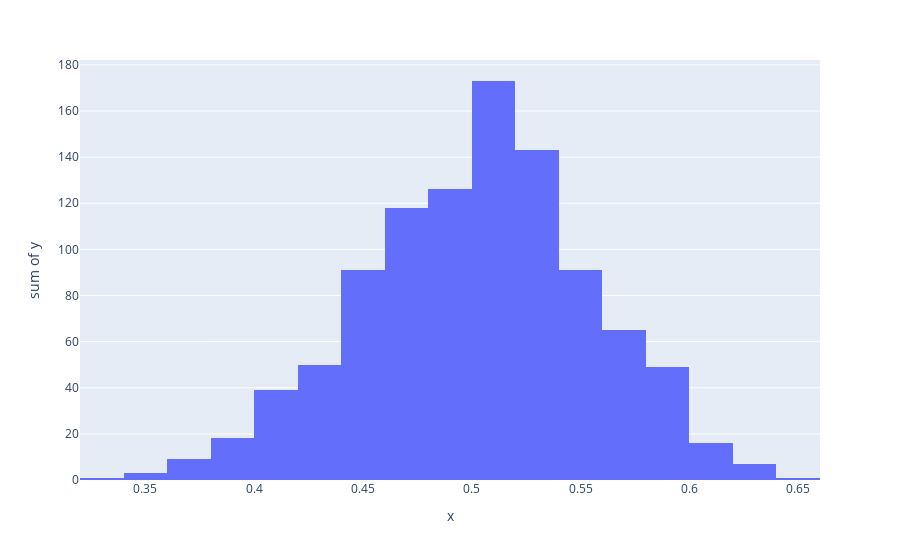

The cell this chart's notebook holds for it:
### Markdown cell above
<h3>Inferential Statistics</h3>
<h5>The Central Limit Theorem</h5>
<p>
    The Central Limit Theorem states that the sum of a large number of independent random variables has a distribution that is approximately normal.
</p>
<ul>
    <li>It provides a simple method for computing approximate probabilities for sums of independent random variables.</li>
    <li>Explains the remarkable fact that the empirical frequencies of so many natural populations exhibit bell-shaped (that is normal) curves.</li>
</ul>

### Code cell
# Example
import random
import plotly.express as px
sample_size = 31
sample_count = 1000
# central limit theorem, 1000 samples each with 31 random numbers between 0.0 and 1.0
x_values = [(sum([random.uniform(0.0, 1.0) for i in range(sample_size)])/sample_size) for _ in range(sample_count)]
y_values = [1 for _ in range(sample_count)]
px.histogram(x=x_values, y=y_values, nbins=20).show();

### Figure 1 — Plotly figure (JSON) as saved in the notebook; plotly's stock layout.template omitted (floating-point values rounded to 4 significant figures; data arrays with more than 128 entries replaced by an {"elided": "..."} marker saying what was removed)
{"data": [{"alignmentgroup": "True", "bingroup": "x", "histfunc": "sum", "hovertemplate": "x=%{x}<br>sum of y=%{y}<extra></extra>", "legendgroup": "", "marker": {"color": "#636efa", "pattern": {"shape": ""}}, "name": "", "nbinsx": 20, "offsetgroup": "", "orientation": "v", "showlegend": false, "type": "histogram", "x": {"elided": "1000 float values"}, "xaxis": "x", "y": {"elided": "1000 int values"}, "yaxis": "y"}], "layout": {"autosize": true, "barmode": "relative", "legend": {"tracegroupgap": 0}, "margin": {"t": 60}, "xaxis": {"anchor": "y", "autorange": true, "domain": [0, 1], "range": [0.32, 0.66], "title": {"text": "x"}, "type": "linear"}, "yaxis": {"anchor": "x", "autorange": true, "domain": [0, 1], "range": [0, 182.1], "title": {"text": "sum of y"}, "type": "linear"}}}
